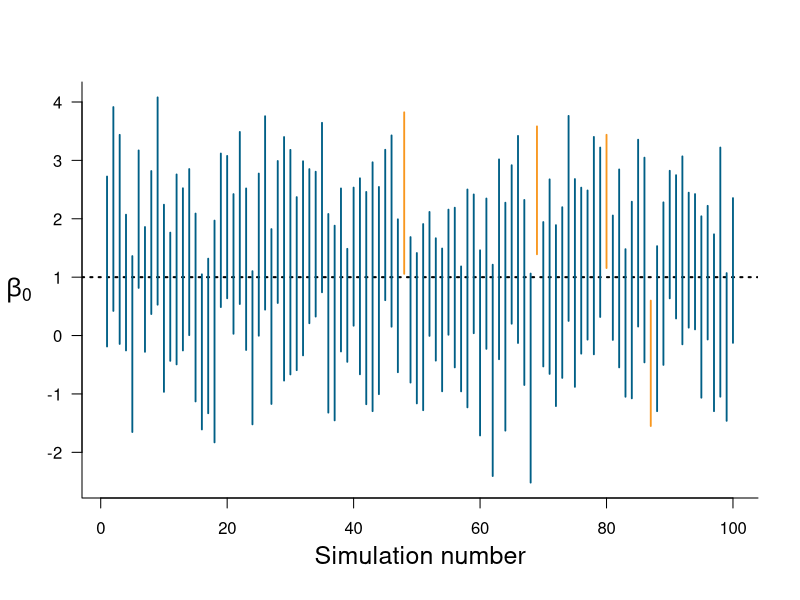
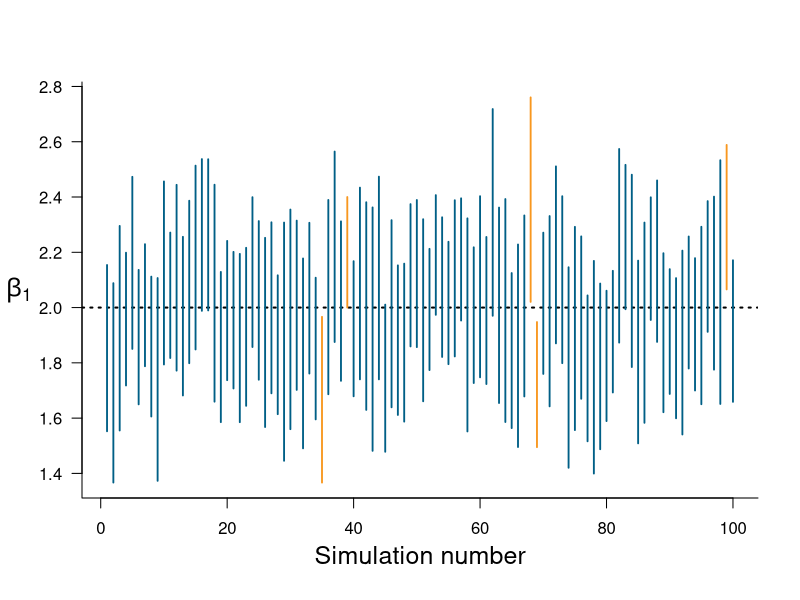

Write R code to recreate these figures, in order.
################################################################################
## Simulations confidence intervals                                           ##
################################################################################

# sample size
sample_size <- 17

# variance of the errors
sigma_2 <- 3

# population parameter values (beta_0, beta_1) 
beta <- c(1, 2)

# covariate
x <- cbind(rep(x = 1, times = sample_size),
           round(x = 10 * runif(n = sample_size, min = 0, max = 1), digits = 0))

# number of simulated experiments
simulations <- 100

b0_ci_95 <- matrix(data = NA, nrow = simulations, ncol = 2)
b1_ci_95 <- matrix(data = NA, nrow = simulations, ncol = 2)

for (i in 1:simulations){
  y <- rnorm(n = sample_size, mean = x %*% beta, sd = sqrt(sigma_2))
  
  inverse_xtx <- solve(t(x) %*% x)
  
  hat_beta <- inverse_xtx %*% (t(x) %*% y)
  
  ss_error <- sum((y - x %*% hat_beta)^2) / (sample_size - 2)
  
  variance_matrix <- ss_error * inverse_xtx
  
  b0_ci_95[i, ] <- hat_beta[1] + c(-1, 1) *
    qt(p = 0.975, df = sample_size - 2) *
    sqrt(variance_matrix[1, 1])
  
  b1_ci_95[i, ] <- hat_beta[2] + c(-1, 1) *
    qt(p = 0.975, df = sample_size - 2) *
    sqrt(variance_matrix[2, 2])
}

# plot of the confidence intervals calculated for b0
plot(x = 0, y = 0, ann = FALSE, axes = FALSE, las = 1, 
     xlim = c(1, simulations), ylim = c(min(b0_ci_95), max(b0_ci_95)),
     type = "n")

abline(h = beta[1], lwd = 2, lty = 3)

segments(x0 = seq(from = 1, to = simulations),
         x1 = seq(from = 1, to = simulations),
         y0 = b0_ci_95[, 1], y1 = b0_ci_95[, 2], 
         col = ifelse(test = beta[1] >= b0_ci_95[, 1] & 
                             beta[1] <= b0_ci_95[, 2],
                      yes = "#005f86", no = "#f8971f"),
         lwd = 1.8)
box(bty = "l")
axis(1)
axis(2, las = 1)
mtext(text = expression(beta[0]), side = 2, line = 2.5, cex = 1.5, las = 2)
mtext(text = "Simulation number", side = 1, line = 2.5, cex = 1.5)

# plot of the confidence intervals calculated for b1
plot(x = 0, y = 0, ann = FALSE, axes = FALSE, las = 1, 
     xlim = c(1, simulations), ylim = c(min(b1_ci_95), max(b1_ci_95)),
     type = "n")

abline(h = beta[2], lwd = 2, lty = 3)

segments(x0 = seq(from = 1, to = simulations),
         x1 = seq(from = 1, to = simulations),
         y0 = b1_ci_95[, 1], y1 = b1_ci_95[, 2], 
         col = ifelse(test = beta[2] >= b1_ci_95[, 1] & 
                             beta[2] <= b1_ci_95[, 2],
                      yes = "#005f86", no = "#f8971f"),
         lwd = 1.8)

box(bty = "l")
axis(1)
axis(2, las = 1)
mtext(text = expression(beta[1]), side = 2, line = 2.5, cex = 1.5, las = 2)
mtext(text = "Simulation number", side = 1, line = 2.5, cex = 1.5)

